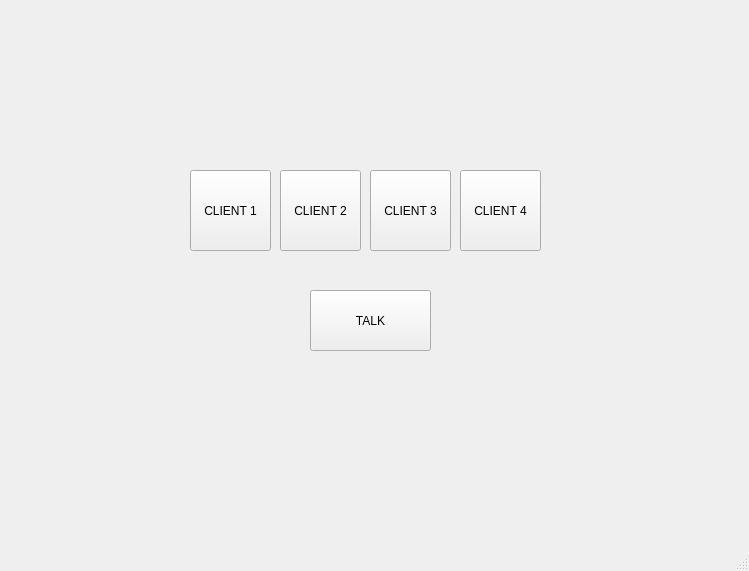
<?xml version="1.0" encoding="UTF-8"?>
<ui version="4.0">
 <class>project1</class>
 <widget class="QMainWindow" name="project1">
  <property name="geometry">
   <rect>
    <x>0</x>
    <y>0</y>
    <width>749</width>
    <height>571</height>
   </rect>
  </property>
  <property name="windowTitle">
   <string>VOICE</string>
  </property>
  <property name="windowIcon">
   <iconset>
    <normaloff>../../Downloads/technical-support.png</normaloff>../../Downloads/technical-support.png</iconset>
  </property>
  <widget class="QWidget" name="centralwidget">
   <widget class="QPushButton" name="client1btn">
    <property name="geometry">
     <rect>
      <x>190</x>
      <y>170</y>
      <width>81</width>
      <height>81</height>
     </rect>
    </property>
    <property name="text">
     <string>CLIENT 1</string>
    </property>
   </widget>
   <widget class="QPushButton" name="client2btn">
    <property name="geometry">
     <rect>
      <x>280</x>
      <y>170</y>
      <width>81</width>
      <height>81</height>
     </rect>
    </property>
    <property name="text">
     <string>CLIENT 2</string>
    </property>
   </widget>
   <widget class="QPushButton" name="client3btn">
    <property name="geometry">
     <rect>
      <x>370</x>
      <y>170</y>
      <width>81</width>
      <height>81</height>
     </rect>
    </property>
    <property name="text">
     <string>CLIENT 3</string>
    </property>
   </widget>
   <widget class="QPushButton" name="client4btn">
    <property name="geometry">
     <rect>
      <x>460</x>
      <y>170</y>
      <width>81</width>
      <height>81</height>
     </rect>
    </property>
    <property name="text">
     <string>CLIENT 4</string>
    </property>
   </widget>
   <widget class="QPushButton" name="talkbtn">
    <property name="geometry">
     <rect>
      <x>310</x>
      <y>290</y>
      <width>121</width>
      <height>61</height>
     </rect>
    </property>
    <property name="text">
     <string>TALK</string>
    </property>
   </widget>
  </widget>
  <widget class="QStatusBar" name="statusbar"/>
 </widget>
 <resources/>
 <connections/>
</ui>
